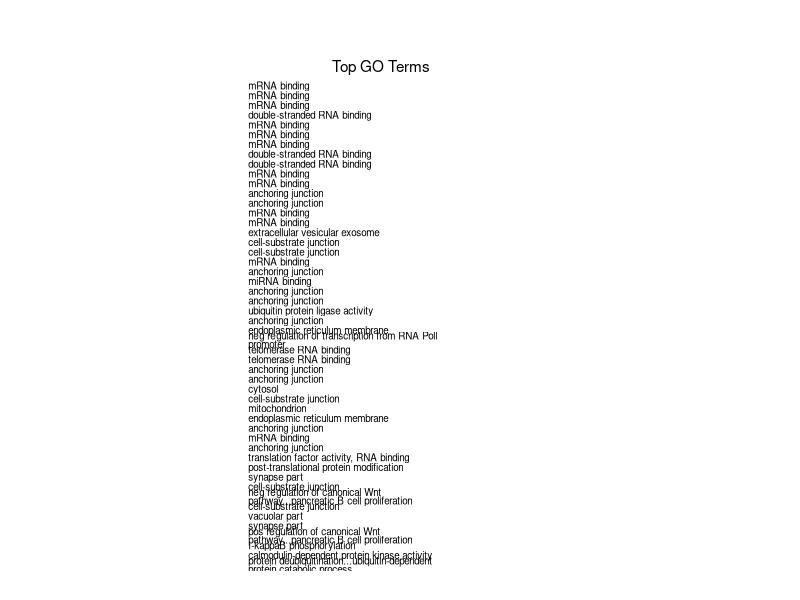
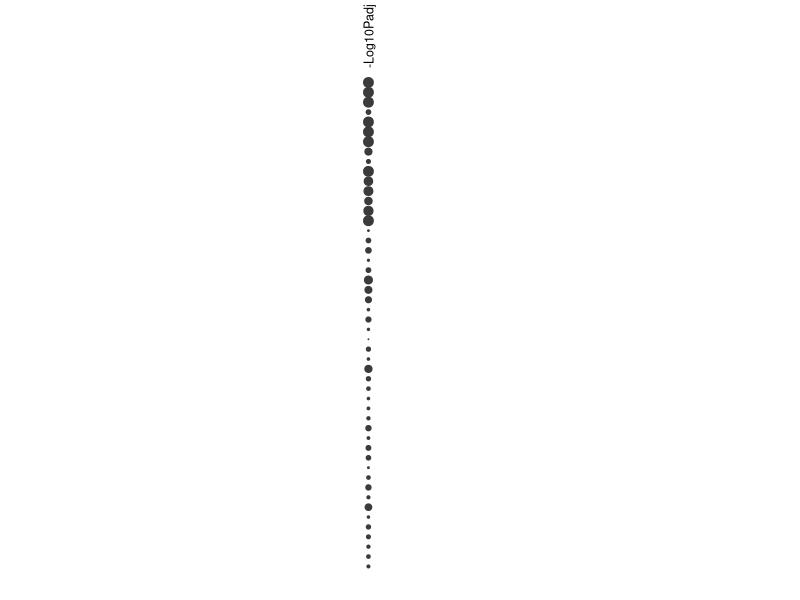
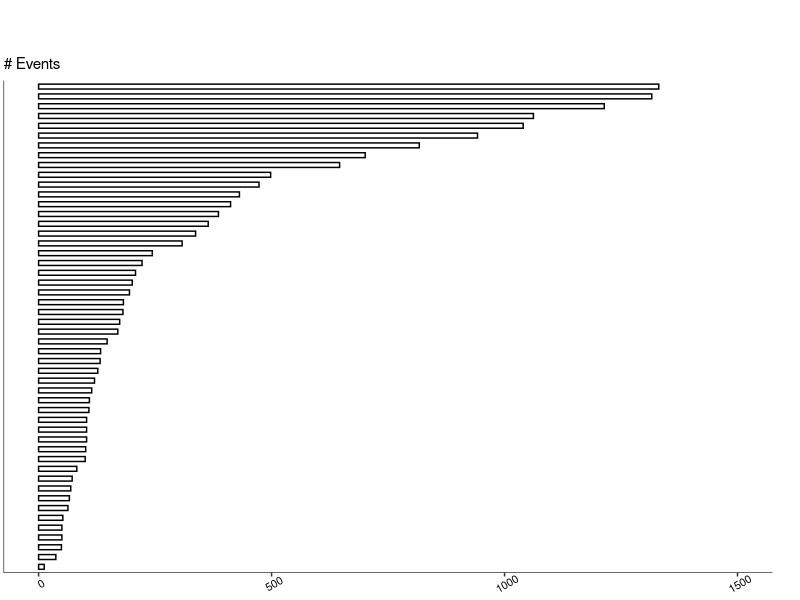

The R script that drew these images, in order: (Note: this script raises an error after producing the figures.)
## rainfall plot for pathway RNA AS correlation analysis
## Yang Pan
## 3.2.2018
## Xiao revised on 3.26.2018


### BELOW is a new layout
library(ggplot2)
library(reshape2)
library(grid)
library(gridExtra)
library(RColorBrewer)

### for re-generating figure  
t = read.table('hallmark_plot_summary_sorted.txt',sep='\t')
exons=t$V3
GOs=t$V4
t.d=data.frame(t)

## the annotation table in the middle
library(stringr)
t.d$V7 = str_wrap(t.d$V5, width = 50)
g.mid<-ggplot(t.d,aes(x=1,y=t$V1))+geom_text(aes(label=t.d$V7, lineheight = 0.7),size=2.5,hjust = 0)+
  ggtitle("Top GO Terms")+
  ylab(NULL)+
  scale_x_continuous(expand=c(0,0),limits=c(0.94,1.065))+
  scale_y_discrete(limits=rev(t.d$V1)) +
  theme(axis.title.x=element_blank(),
        axis.text.x=element_blank(),
        axis.ticks.x=element_blank(),
        axis.title.y=element_blank(),
        axis.text.y=element_blank(),
        axis.ticks.y=element_blank(),
        axis.title=element_blank(),
        panel.grid=element_blank(),
        panel.background=element_blank(),
        plot.title = element_text(size = 11,hjust=0.59,vjust=0),
        plot.margin = unit(c(14.2,-30,6.5,-95), "mm")
        )

g.mid
## left barplot
v.d<-as.data.frame(cbind(rev(seq.int(t.d$V4)),-log10(t.d$V4+10^-15),rep('GOterms',length(t.d$V4))))
g1 <-ggplot(v.d,aes(x=v.d$V3,y=as.numeric(as.character(v.d$V1)),size=as.numeric(as.character(v.d$V2))))+
  scale_size(range = c(0, 3))+ ggtitle("-Log10Padj")+
  geom_point(colour='gray23')+
  xlab("")+
  scale_y_continuous(expand=c(0,0.7))+
  theme(axis.title.x = element_blank(), 
        axis.title.y = element_blank(), 
        axis.text.y = element_blank(), 
        axis.text.x = element_blank(), 
        axis.ticks.y = element_blank(), 
        axis.ticks.x = element_blank(), 
        panel.grid.major = element_blank(), panel.grid.minor = element_blank(),
        panel.background = element_blank(),axis.line = element_blank(),
        plot.title = element_text(size = 9,vjust=0.5, hjust=0.5,angle = 90),
        plot.margin = unit(c(1,7,5.8,-10), "mm"),
        legend.title=element_blank()) +
  #coord_flip(ylim=c(0.05,max(abs(-log10(t.d$V4+10^-15))))) + 
 # scale_y_reverse() +
  #geom_hline(yintercept=log2(1.5), linetype='dashed', colour='grey50') +
 theme(legend.position='none')
  #theme(legend.position=c(0.001,0.06), legend.justification=c(0,0), legend.key.size = unit(2, "mm"))+

g1
## right barplot
g2 <- ggplot(data = t.d, aes(x = t.d$V1, y = t.d$V3+10^-15)) +xlab(NULL)+
  geom_bar(stat = "identity", colour='black',fill='white', width=0.5) + ggtitle("# Events") +
  scale_fill_brewer(palette="RdGy") +
  scale_x_discrete(limits=rev(t.d$V1)) +
  #Darts_theme +
  theme(axis.title.x = element_blank(),
        axis.text.x=element_text(color='black',angle = 30, hjust = 0.5,size=8),
        axis.title.y = element_blank(), 
        axis.text.y = element_blank(), axis.ticks.y = element_blank(),
        panel.grid.major = element_blank(), panel.grid.minor = element_blank(),
        panel.background = element_blank(),axis.line = element_line(colour = "black",size=0.2),
        plot.title = element_text(size = 11,vjust=1,angle=0),
        plot.margin = unit(c(14.5,7,-0.5,0), "mm"),
        legend.title=element_blank()) +
  coord_flip(ylim=c(0.3,1500)) +
  theme(legend.position='none')
  #geom_hline(yintercept=log2(1.5), linetype='dashed', colour='grey50') +
  #theme(legend.position=c(1,0.02), legend.justification=c(1,0), legend.key.size = unit(3, "mm")) #+
g2
#guides(fill=F)

mat = read.table('merged.shared.50_HallmarksExonCorMatrix.txt',sep='\t', header=T,check.names = F)
mar.r=cbind(AS_events=mat[,1],mat[,ncol(mat):2])
#mat.m <- melt(mar.r)
my_palette =colorRampPalette(brewer.pal(n = 11, name="RdYlBu"))(n=29) # n must be less than 100+100+100
new_palette=c(rep(my_palette[1],5),my_palette,rep(my_palette[29],5))
library('cluster')
see<-daisy(mat,metric = "gower")
hc <- hclust(see)
ord<-hc$order


#ord<-order(mar.r$E2F_TARGETS)
mat.2<-mar.r[ord,]
mat.m <- melt(mat.2)
mat.m$AS_events <- factor(mat.m$AS_events, levels = as.character(mat.2[[1]])) # Xiao: convert to factor to keep the order
p <- ggplot(mat.m, aes(variable, rev(AS_events), fill=value)) + geom_tile() + ggtitle("Pathway-AS Correlations(n=2325)")+
  scale_fill_gradientn('Pearson\'s r',colours = rev(new_palette),na.value = 'lightgrey',limits=c(-0.6,0.6),breaks=c(-0.6,0,0.6),
                       labels=c(-0.6,0,0.6),
                       guide = guide_colorbar(frame.colour = "black", ticks.colour = "black", title.position='top',title.hjust =1,
                                              frame.linewidth=1,
                                              nbin = 10,
                                              barwidth = 1.5,
                                              barheight = 0.5, 
                                              direction = 'horizontal'))+
  scale_x_discrete(expand=c(0,0))+
  scale_y_discrete(expand = c(0, 0))+
  theme(axis.title.x = element_blank(), axis.title.y = element_blank(), 
        axis.ticks.x = element_blank(),
        axis.text.x = element_blank(),
        #axis.text.y = element_blank(),
       axis.text.y = element_text(size = 8.5,color = 'black'), axis.ticks.y = element_blank(),
        panel.grid.major = element_blank(), panel.grid.minor = element_blank(),
        panel.background = element_blank(), axis.line = element_blank(),
        plot.title = element_text(size = 12,hjust=0,vjust=0.6),
        plot.margin = unit(c(1.6,0,6.5,0), "mm"),
        legend.text =element_text(size = 6.5,color = 'black'),
        legend.title= element_text(size=7.5,color = 'black',hjust=1),
        legend.position = "top",legend.justification="right",
        legend.margin=margin(0,0,0,0),
        legend.box.margin=margin(4.7,10,-10,-10))+
        coord_flip()
p

## combind and make the figure

gg1 <- ggplot_gtable(ggplot_build(g1))
gg2 <- ggplot_gtable(ggplot_build(g2))
gg.mid <- ggplot_gtable(ggplot_build(g.mid))
p <- ggplot_gtable(ggplot_build(p))
pdf(file='hallmarks50.pdf',width = 8, height = 8)
grid.arrange(p,gg2,gg1,gg.mid,ncol=4,widths=c(5/10,1/10,0.5/10,2/10))

dev.off()



